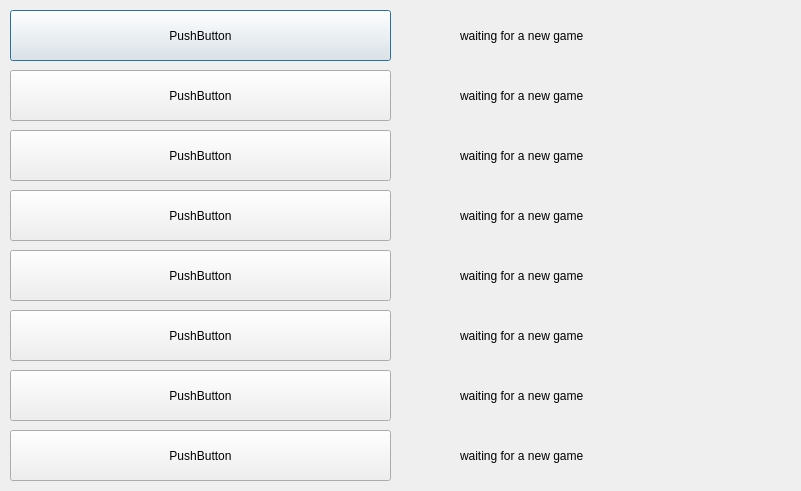
<?xml version="1.0" encoding="UTF-8"?>
<ui version="4.0">
 <class>Archives</class>
 <widget class="QDialog" name="Archives">
  <property name="windowTitle">
   <string>Dialog</string>
  </property>
  <widget class="QPushButton" name="game1">
   <property name="geometry">
    <rect>
     <x>10</x>
     <y>10</y>
     <width>381</width>
     <height>51</height>
    </rect>
   </property>
   <property name="text">
    <string>PushButton</string>
   </property>
  </widget>
  <widget class="QPushButton" name="game2">
   <property name="geometry">
    <rect>
     <x>10</x>
     <y>70</y>
     <width>381</width>
     <height>51</height>
    </rect>
   </property>
   <property name="text">
    <string>PushButton</string>
   </property>
  </widget>
  <widget class="QPushButton" name="game3">
   <property name="geometry">
    <rect>
     <x>10</x>
     <y>130</y>
     <width>381</width>
     <height>51</height>
    </rect>
   </property>
   <property name="text">
    <string>PushButton</string>
   </property>
  </widget>
  <widget class="QPushButton" name="game4">
   <property name="geometry">
    <rect>
     <x>10</x>
     <y>190</y>
     <width>381</width>
     <height>51</height>
    </rect>
   </property>
   <property name="text">
    <string>PushButton</string>
   </property>
  </widget>
  <widget class="QPushButton" name="game5">
   <property name="geometry">
    <rect>
     <x>10</x>
     <y>250</y>
     <width>381</width>
     <height>51</height>
    </rect>
   </property>
   <property name="text">
    <string>PushButton</string>
   </property>
  </widget>
  <widget class="QPushButton" name="game6">
   <property name="geometry">
    <rect>
     <x>10</x>
     <y>310</y>
     <width>381</width>
     <height>51</height>
    </rect>
   </property>
   <property name="text">
    <string>PushButton</string>
   </property>
  </widget>
  <widget class="QPushButton" name="game7">
   <property name="geometry">
    <rect>
     <x>10</x>
     <y>370</y>
     <width>381</width>
     <height>51</height>
    </rect>
   </property>
   <property name="text">
    <string>PushButton</string>
   </property>
  </widget>
  <widget class="QPushButton" name="game8">
   <property name="geometry">
    <rect>
     <x>10</x>
     <y>430</y>
     <width>381</width>
     <height>51</height>
    </rect>
   </property>
   <property name="text">
    <string>PushButton</string>
   </property>
  </widget>
  <widget class="QLabel" name="time_label1">
   <property name="geometry">
    <rect>
     <x>460</x>
     <y>20</y>
     <width>331</width>
     <height>31</height>
    </rect>
   </property>
   <property name="text">
    <string>waiting for a new game</string>
   </property>
  </widget>
  <widget class="QLabel" name="time_label2">
   <property name="geometry">
    <rect>
     <x>460</x>
     <y>80</y>
     <width>331</width>
     <height>31</height>
    </rect>
   </property>
   <property name="text">
    <string>waiting for a new game</string>
   </property>
  </widget>
  <widget class="QLabel" name="time_label3">
   <property name="geometry">
    <rect>
     <x>460</x>
     <y>140</y>
     <width>331</width>
     <height>31</height>
    </rect>
   </property>
   <property name="text">
    <string>waiting for a new game</string>
   </property>
  </widget>
  <widget class="QLabel" name="time_label4">
   <property name="geometry">
    <rect>
     <x>460</x>
     <y>200</y>
     <width>331</width>
     <height>31</height>
    </rect>
   </property>
   <property name="text">
    <string>waiting for a new game</string>
   </property>
  </widget>
  <widget class="QLabel" name="time_label6">
   <property name="geometry">
    <rect>
     <x>460</x>
     <y>320</y>
     <width>331</width>
     <height>31</height>
    </rect>
   </property>
   <property name="text">
    <string>waiting for a new game</string>
   </property>
  </widget>
  <widget class="QLabel" name="time_label5">
   <property name="geometry">
    <rect>
     <x>460</x>
     <y>260</y>
     <width>331</width>
     <height>31</height>
    </rect>
   </property>
   <property name="text">
    <string>waiting for a new game</string>
   </property>
  </widget>
  <widget class="QLabel" name="time_label8">
   <property name="geometry">
    <rect>
     <x>460</x>
     <y>440</y>
     <width>331</width>
     <height>31</height>
    </rect>
   </property>
   <property name="text">
    <string>waiting for a new game</string>
   </property>
  </widget>
  <widget class="QLabel" name="time_label7">
   <property name="geometry">
    <rect>
     <x>460</x>
     <y>380</y>
     <width>331</width>
     <height>31</height>
    </rect>
   </property>
   <property name="text">
    <string>waiting for a new game</string>
   </property>
  </widget>
 </widget>
 <resources/>
 <connections/>
</ui>
